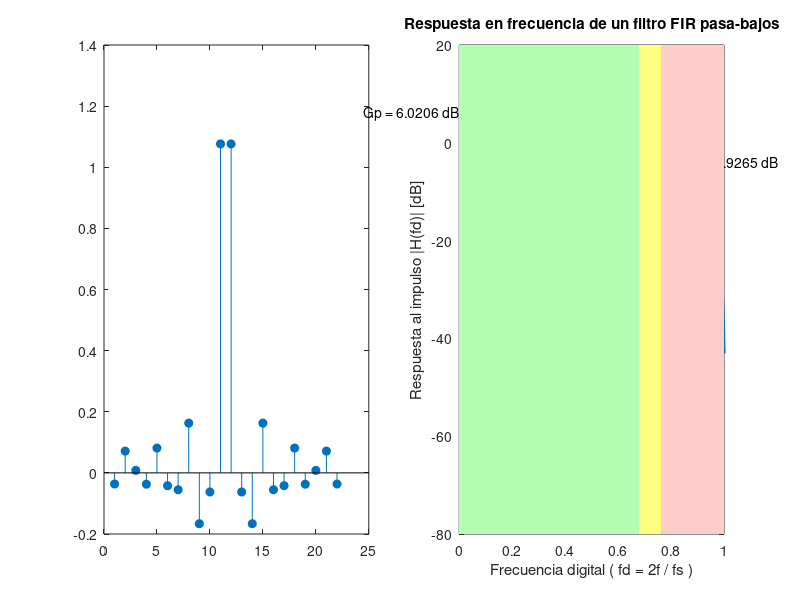

This chart was generated by the following MATLAB code:
% <------- Guia 4 - Ejercicio 1 ----------->

clc; % borra la consola
clear all; % borra todas las variables
close all; % cierra las ventanas de imagen
pkg load control; % paquete con 'mag2db'
pkg load signal; % 'findpeaks'

% punto 1
h = load ('low_pass.dat'); % carga el archivo .dat
figure('name','Guia 4 ejercicio 1','Units','normalized','Position',[0 0 1 1]); % pantalla completa
subplot(1,2,1);  % subplot (filas, columnas, indice)
stem (h,'fill');

% punto 2
H = fft(h,1000);  % calcula la FFT con 1000 puntos de frecuencia, completa con ceros
Hdb = mag2db( abs( H(1:500) ) ); % convierte a dB el valor absoluto de las muestras de f positiva
fd = (0 : 1/500 : 1-(1/500) ); % vector con los valores de frecuencia digital fd = 2f / fs

subplot(1,2,2);
plot (fd, Hdb, 'linewidth', 3); % grafica la respuesta en frecuencia
limits = axis; % vector con los limites de los ejes [xmin xmax ymin ymax]
xmin = limits(1);
xmax = limits(2);
ymin = limits(3);
ymax = limits(4);
xlabel ('Frecuencia digital ( fd = 2f / fs )'); % etiqueta eje X
ylabel ('Respuesta al impulso |H(fd)| [dB]');  % etiqueta eje y
title ('Respuesta en frecuencia de un filtro FIR pasa-bajos'); % titulo

% punto 3

Gp = Hdb(1); % ganancia de continua
fc_H = find( Hdb <= ( Gp-3 ) ); % encuentra elemento con Gp-3dB
fc_H = fc_H(1); % solo la primera ocurrencia
Gfc = Hdb(fc_H); % ganancia en la frecuencia de corte
fc = fd(fc_H); % frecuencia de corte
Rp = max(Hdb); % ripple en banda de paso
fRp_H = find( Hdb == Rp ); % encuentra elemento de ripple
fRp = fd( fRp_H(1) ); % frecuencia donde se produce el ripple
[H_sba, loc] = findpeaks(Hdb(fc_H:end), "DoubleSided"); % maximos [pico, ocurrencia], "DoubleSided" -> valores negativos
f_btr = fd( fc_H+loc(1) ); % f_max banda transicion
H_sba = H_sba(2); % solo la segunda ocurrencia (maximo)
f_sba = fd( fc_H+loc(2) ); % solo la segunda ocurrencia

line ([0 f_sba], [Gp Gp], "linestyle", "-.", "color", "r", 'linewidth', 1);
line ([f_sba f_sba], [H_sba Gp], "linestyle", ":", "color", "b", 'linewidth', 1);
line ([fc fc], [ymin Gfc], "linestyle", "-.", "color", "r", 'linewidth', 1);

text_Gp = ['Gp = ', num2str(Gp), ' dB'];
text_Rp = ['Rp = ', num2str(Rp), ' dB'];
text_fc = ['fc = ', num2str(fc), ' · fd'];
text_Sba = ['Sba = ', num2str(Gp-H_sba), ' dB'];

text (0, Gp, text_Gp, "horizontalalignment", "right");
text (fRp, Rp, text_Rp, "horizontalalignment", "center", "verticalalignment", "bottom");
text (fc, ymin, text_fc, "verticalalignment", "bottom");
text (f_sba, Gp+(H_sba/2), text_Sba);
text (0, ymax, 'Banda de paso', "verticalalignment", "top");
text (xmax, ymax, 'Banda de rechazo', "horizontalalignment", "right", "verticalalignment", "top");

patch ([xmin xmin fc fc], [ymin ymax ymax ymin], [0.7 1 0.7],'EdgeColor', 'none');
patch ([fc fc f_btr f_btr], [ymin ymax ymax ymin], [1 1 0.5],'EdgeColor', 'none');
patch ([f_btr f_btr xmax xmax], [ymin ymax ymax ymin], [1 0.8 0.8],'EdgeColor', 'none');
